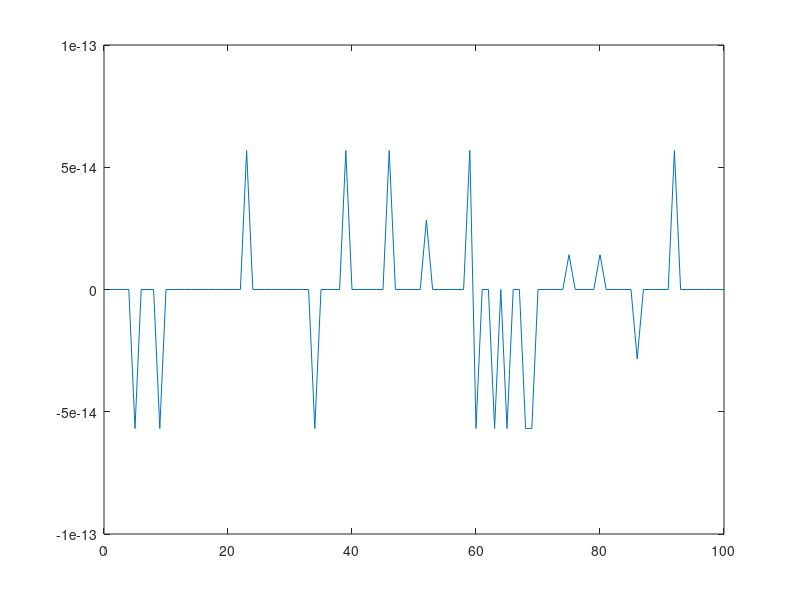

This figure's MATLAB source:

points3d = 100*randn(100,3);% points3d is a Nx3 point cloud
points3d(:,3) = abs(points3d(:,3));
regs.DEST.baseline = 31;
regs.DEST.baseline2 = 31^2;
% Option 1: 
% The range (distance from xyz to tx) plus the distance to rx
rtd1=sqrt(sum(points3d.^2,2))+sqrt(sum((points3d-[double(regs.DEST.baseline),0,0]).^2,2));

% Option 2:
% Using Law of cosines
range = sqrt(sum(points3d.^2,2));
sing=points3d(:,1)./range;
C=2*range*regs.DEST.baseline.*sing- regs.DEST.baseline2;
rtd2=range+sqrt(range.^2-C);

plot(rtd1-rtd2)